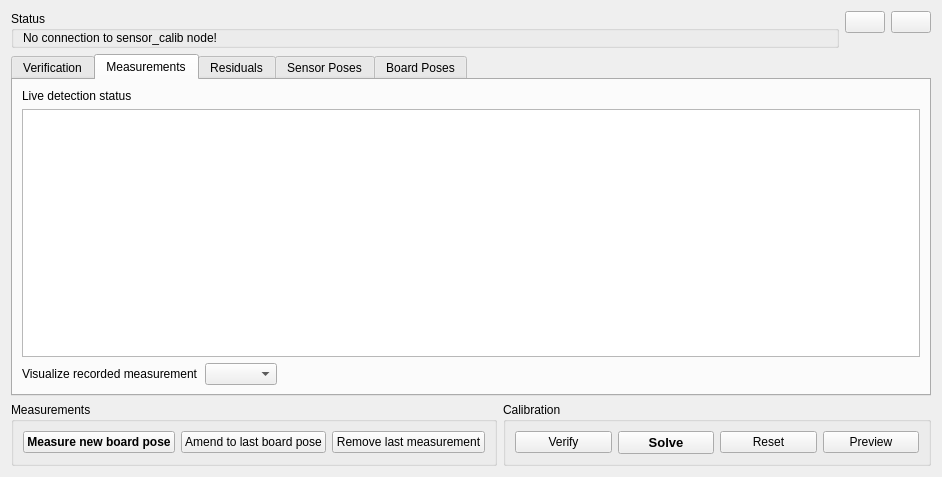
<?xml version="1.0" encoding="UTF-8"?>
<ui version="4.0">
 <class>q_widget_root</class>
 <widget class="QWidget" name="q_widget_root">
  <property name="geometry">
   <rect>
    <x>0</x>
    <y>0</y>
    <width>942</width>
    <height>477</height>
   </rect>
  </property>
  <property name="windowTitle">
   <string>Extrinsic Sensor Calib</string>
  </property>
  <layout class="QVBoxLayout" name="verticalLayout" stretch="0,1,0">
   <item>
    <layout class="QHBoxLayout" name="horizontalLayout_2" stretch="1,0">
     <item>
      <widget class="QGroupBox" name="groupBox">
       <property name="sizePolicy">
        <sizepolicy hsizetype="Preferred" vsizetype="Minimum">
         <horstretch>0</horstretch>
         <verstretch>0</verstretch>
        </sizepolicy>
       </property>
       <property name="title">
        <string>Status</string>
       </property>
       <layout class="QVBoxLayout" name="verticalLayout_1">
        <property name="spacing">
         <number>0</number>
        </property>
        <property name="sizeConstraint">
         <enum>QLayout::SetMinimumSize</enum>
        </property>
        <property name="topMargin">
         <number>0</number>
        </property>
        <property name="rightMargin">
         <number>0</number>
        </property>
        <property name="bottomMargin">
         <number>0</number>
        </property>
        <item>
         <widget class="QLabel" name="status_label">
          <property name="sizePolicy">
           <sizepolicy hsizetype="Preferred" vsizetype="Minimum">
            <horstretch>0</horstretch>
            <verstretch>0</verstretch>
           </sizepolicy>
          </property>
          <property name="text">
           <string>No connection to sensor_calib node!</string>
          </property>
         </widget>
        </item>
       </layout>
      </widget>
     </item>
     <item>
      <layout class="QVBoxLayout" name="verticalLayout_7">
       <item>
        <layout class="QHBoxLayout" name="horizontalLayout_3">
         <item>
          <widget class="QPushButton" name="load_from_file_button">
           <property name="sizePolicy">
            <sizepolicy hsizetype="Minimum" vsizetype="Minimum">
             <horstretch>0</horstretch>
             <verstretch>0</verstretch>
            </sizepolicy>
           </property>
           <property name="toolTip">
            <string>Load all measurements and settings from a file</string>
           </property>
           <property name="text">
            <string/>
           </property>
           <property name="icon">
            <iconset theme="document-open">
             <normaloff>../../../../../../../.designer/backup</normaloff>../../../../../../../.designer/backup</iconset>
           </property>
          </widget>
         </item>
         <item>
          <widget class="QPushButton" name="save_to_file_button">
           <property name="sizePolicy">
            <sizepolicy hsizetype="Minimum" vsizetype="Minimum">
             <horstretch>0</horstretch>
             <verstretch>0</verstretch>
            </sizepolicy>
           </property>
           <property name="toolTip">
            <string>Save all measurements and settings to a file</string>
           </property>
           <property name="text">
            <string/>
           </property>
           <property name="icon">
            <iconset theme="document-save">
             <normaloff>../../../../../../../.designer/backup</normaloff>../../../../../../../.designer/backup</iconset>
           </property>
          </widget>
         </item>
        </layout>
       </item>
       <item>
        <spacer name="verticalSpacer">
         <property name="orientation">
          <enum>Qt::Vertical</enum>
         </property>
         <property name="sizeType">
          <enum>QSizePolicy::MinimumExpanding</enum>
         </property>
         <property name="sizeHint" stdset="0">
          <size>
           <width>0</width>
           <height>0</height>
          </size>
         </property>
        </spacer>
       </item>
      </layout>
     </item>
    </layout>
   </item>
   <item>
    <widget class="QTabWidget" name="tabWidget">
     <property name="toolTip">
      <string>&lt;html&gt;&lt;head/&gt;&lt;body&gt;&lt;p&gt;Verification: Verify calibration results (or your initial calibration) for every sensor based on min/max/RMSE of the measurement residuals&lt;/p&gt;&lt;p&gt;Detection Status: Show if target is currently detected by the individual sensors&lt;/p&gt;&lt;p&gt;Residuals: Show all measurement residuals used in the optimization problem; uncheck &amp;quot;Use&amp;quot; to exclude measurement from optimization problem&lt;/p&gt;&lt;p&gt;Sensor Poses: Show current calibration results (or your initial calibration); update them by pressing &amp;quot;Solve&amp;quot;; copy or reset sensor pose by clicking right; set sensor pose constant by unchecking &amp;quot;Optimize&amp;quot;&lt;/p&gt;&lt;p&gt;Board Poses: Show current board poses; update them by pressing &amp;quot;Verfiy&amp;quot;; reset boardd pose (to intitial detection) by clicking right; set board pose constant by unchecking &amp;quot;Optimize&amp;quot;&lt;/p&gt;&lt;/body&gt;&lt;/html&gt;</string>
     </property>
     <property name="currentIndex">
      <number>1</number>
     </property>
     <widget class="QWidget" name="tab">
      <attribute name="title">
       <string>Verification</string>
      </attribute>
      <layout class="QVBoxLayout" name="verticalLayout_2">
       <item>
        <widget class="QTableView" name="overall_residuals_table_view">
         <property name="editTriggers">
          <set>QAbstractItemView::NoEditTriggers</set>
         </property>
         <property name="alternatingRowColors">
          <bool>true</bool>
         </property>
         <property name="selectionMode">
          <enum>QAbstractItemView::SingleSelection</enum>
         </property>
         <property name="selectionBehavior">
          <enum>QAbstractItemView::SelectRows</enum>
         </property>
         <property name="sortingEnabled">
          <bool>true</bool>
         </property>
        </widget>
       </item>
      </layout>
     </widget>
     <widget class="QWidget" name="tab_4">
      <attribute name="title">
       <string>Measurements</string>
      </attribute>
      <layout class="QVBoxLayout" name="verticalLayout_6">
       <item>
        <widget class="QLabel" name="label_2">
         <property name="text">
          <string>Live detection status</string>
         </property>
        </widget>
       </item>
       <item>
        <widget class="QTableView" name="detection_status_table_view">
         <property name="styleSheet">
          <string notr="true"/>
         </property>
        </widget>
       </item>
       <item>
        <layout class="QHBoxLayout" name="horizontalLayout_6">
         <item>
          <widget class="QLabel" name="label">
           <property name="text">
            <string>Visualize recorded measurement</string>
           </property>
          </widget>
         </item>
         <item>
          <widget class="QComboBox" name="measurement_idx_combo_box"/>
         </item>
         <item>
          <spacer name="horizontalSpacer">
           <property name="orientation">
            <enum>Qt::Horizontal</enum>
           </property>
           <property name="sizeHint" stdset="0">
            <size>
             <width>40</width>
             <height>20</height>
            </size>
           </property>
          </spacer>
         </item>
        </layout>
       </item>
      </layout>
     </widget>
     <widget class="QWidget" name="tab_1">
      <attribute name="title">
       <string>Residuals</string>
      </attribute>
      <layout class="QVBoxLayout" name="verticalLayout_3">
       <item>
        <widget class="QTableView" name="residuals_table_view">
         <property name="editTriggers">
          <set>QAbstractItemView::NoEditTriggers</set>
         </property>
         <property name="alternatingRowColors">
          <bool>true</bool>
         </property>
         <property name="selectionMode">
          <enum>QAbstractItemView::SingleSelection</enum>
         </property>
         <property name="selectionBehavior">
          <enum>QAbstractItemView::SelectRows</enum>
         </property>
         <property name="sortingEnabled">
          <bool>true</bool>
         </property>
        </widget>
       </item>
      </layout>
     </widget>
     <widget class="QWidget" name="tab_2">
      <attribute name="title">
       <string>Sensor Poses</string>
      </attribute>
      <layout class="QVBoxLayout" name="verticalLayout_4">
       <item>
        <widget class="QTableView" name="sensor_poses_table_view">
         <property name="editTriggers">
          <set>QAbstractItemView::NoEditTriggers</set>
         </property>
         <property name="alternatingRowColors">
          <bool>true</bool>
         </property>
         <property name="selectionMode">
          <enum>QAbstractItemView::SingleSelection</enum>
         </property>
         <property name="selectionBehavior">
          <enum>QAbstractItemView::SelectRows</enum>
         </property>
        </widget>
       </item>
      </layout>
     </widget>
     <widget class="QWidget" name="tab_3">
      <attribute name="title">
       <string>Board Poses</string>
      </attribute>
      <layout class="QVBoxLayout" name="verticalLayout_5">
       <item>
        <widget class="QTableView" name="board_poses_table_view">
         <property name="editTriggers">
          <set>QAbstractItemView::NoEditTriggers</set>
         </property>
         <property name="alternatingRowColors">
          <bool>true</bool>
         </property>
         <property name="selectionMode">
          <enum>QAbstractItemView::SingleSelection</enum>
         </property>
         <property name="selectionBehavior">
          <enum>QAbstractItemView::SelectRows</enum>
         </property>
        </widget>
       </item>
      </layout>
     </widget>
    </widget>
   </item>
   <item>
    <layout class="QHBoxLayout" name="horizontalLayout" stretch="0,0">
     <item>
      <widget class="QGroupBox" name="groupBox_2">
       <property name="title">
        <string>Measurements</string>
       </property>
       <layout class="QHBoxLayout" name="horizontalLayout_5">
        <item>
         <widget class="QPushButton" name="measure_button">
          <property name="font">
           <font>
            <weight>75</weight>
            <bold>true</bold>
           </font>
          </property>
          <property name="toolTip">
           <string>Capture new measurements after the calibration board was moved</string>
          </property>
          <property name="text">
           <string>Measure new board pose</string>
          </property>
         </widget>
        </item>
        <item>
         <widget class="QPushButton" name="amend_button">
          <property name="font">
           <font>
            <weight>50</weight>
            <bold>false</bold>
           </font>
          </property>
          <property name="toolTip">
           <string>Capture additional measurements for unchanged board pose</string>
          </property>
          <property name="text">
           <string>Amend to last board pose</string>
          </property>
         </widget>
        </item>
        <item>
         <widget class="QPushButton" name="remove_last_measurement_button">
          <property name="toolTip">
           <string>Remove the last measurement</string>
          </property>
          <property name="text">
           <string>Remove last measurement</string>
          </property>
         </widget>
        </item>
       </layout>
      </widget>
     </item>
     <item>
      <widget class="QGroupBox" name="groupBox_4">
       <property name="title">
        <string>Calibration</string>
       </property>
       <layout class="QHBoxLayout" name="horizontalLayout_4">
        <item>
         <widget class="QPushButton" name="verify_button">
          <property name="font">
           <font>
            <weight>50</weight>
            <bold>false</bold>
           </font>
          </property>
          <property name="toolTip">
           <string>Verify current calibration by optimizing the board poses only (to get residuals based on measurement uncertainty and regardless of which sensor was used to initialize a board pose)</string>
          </property>
          <property name="text">
           <string>Verify</string>
          </property>
          <property name="icon">
           <iconset theme="view-refresh">
            <normaloff>.</normaloff>.</iconset>
          </property>
         </widget>
        </item>
        <item>
         <widget class="QPushButton" name="solve_button">
          <property name="font">
           <font>
            <pointsize>10</pointsize>
            <weight>75</weight>
            <bold>true</bold>
           </font>
          </property>
          <property name="toolTip">
           <string>Solve optimization problem to calibrate sensor extrinsics</string>
          </property>
          <property name="text">
           <string>Solve</string>
          </property>
          <property name="icon">
           <iconset theme="media-playback-start">
            <normaloff>.</normaloff>.</iconset>
          </property>
         </widget>
        </item>
        <item>
         <widget class="QPushButton" name="reset_button">
          <property name="toolTip">
           <string>Reset sensor poses and board poses to initial values</string>
          </property>
          <property name="text">
           <string>Reset</string>
          </property>
          <property name="icon">
           <iconset theme="edit-undo">
            <normaloff>.</normaloff>.</iconset>
          </property>
         </widget>
        </item>
        <item>
         <widget class="QPushButton" name="preview_button">
          <property name="toolTip">
           <string>Overwrite static tf with calibrated sensor poses</string>
          </property>
          <property name="styleSheet">
           <string notr="true"/>
          </property>
          <property name="text">
           <string>Preview</string>
          </property>
          <property name="icon">
           <iconset theme="edit-find">
            <normaloff>.</normaloff>.</iconset>
          </property>
          <property name="checkable">
           <bool>true</bool>
          </property>
         </widget>
        </item>
       </layout>
      </widget>
     </item>
    </layout>
   </item>
  </layout>
 </widget>
 <resources/>
 <connections/>
</ui>
